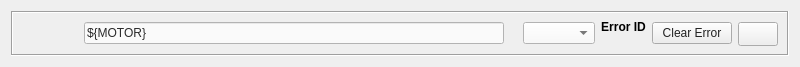
<?xml version="1.0" encoding="UTF-8"?>
<ui version="4.0">
 <class>Form</class>
 <widget class="QWidget" name="Form">
  <property name="geometry">
   <rect>
    <x>0</x>
    <y>0</y>
    <width>800</width>
    <height>67</height>
   </rect>
  </property>
  <property name="sizePolicy">
   <sizepolicy hsizetype="Fixed" vsizetype="Fixed">
    <horstretch>0</horstretch>
    <verstretch>0</verstretch>
   </sizepolicy>
  </property>
  <property name="minimumSize">
   <size>
    <width>25</width>
    <height>25</height>
   </size>
  </property>
  <property name="windowTitle">
   <string>Motor State Mover</string>
  </property>
  <layout class="QVBoxLayout" name="verticalLayout">
   <item>
    <widget class="QFrame" name="frame">
     <property name="sizePolicy">
      <sizepolicy hsizetype="Fixed" vsizetype="Fixed">
       <horstretch>0</horstretch>
       <verstretch>0</verstretch>
      </sizepolicy>
     </property>
     <property name="maximumSize">
      <size>
       <width>800</width>
       <height>50</height>
      </size>
     </property>
     <property name="frameShape">
      <enum>QFrame::Box</enum>
     </property>
     <property name="frameShadow">
      <enum>QFrame::Sunken</enum>
     </property>
     <property name="lineWidth">
      <number>1</number>
     </property>
     <property name="midLineWidth">
      <number>0</number>
     </property>
     <layout class="QGridLayout" name="gridLayout">
      <item row="1" column="1">
       <layout class="QVBoxLayout" name="movingIndicatorLayout">
        <item>
         <widget class="PyDMByteIndicator" name="movingIndicator">
          <property name="minimumSize">
           <size>
            <width>25</width>
            <height>25</height>
           </size>
          </property>
          <property name="toolTip">
           <string>Shows motor motion state: stopped or moving.</string>
          </property>
          <property name="whatsThis">
           <string>Byte indicator that reflects motor movement state using BUSY_RBV.</string>
          </property>
          <property name="alarmSensitiveContent" stdset="0">
           <bool>false</bool>
          </property>
          <property name="alarmSensitiveBorder" stdset="0">
           <bool>true</bool>
          </property>
          <property name="channel" stdset="0">
           <string>ca://${MOTOR}:STATE:BUSY_RBV</string>
          </property>
          <property name="showLabels" stdset="0">
           <bool>false</bool>
          </property>
          <property name="bigEndian" stdset="0">
           <bool>false</bool>
          </property>
          <property name="circles" stdset="0">
           <bool>true</bool>
          </property>
          <property name="numBits" stdset="0">
           <number>1</number>
          </property>
          <property name="shift" stdset="0">
           <number>0</number>
          </property>
         </widget>
        </item>
       </layout>
      </item>
      <item row="1" column="3">
       <widget class="PyDMLabel" name="stateReadback">
        <property name="sizePolicy">
         <sizepolicy hsizetype="Fixed" vsizetype="Fixed">
          <horstretch>0</horstretch>
          <verstretch>0</verstretch>
         </sizepolicy>
        </property>
        <property name="maximumSize">
         <size>
          <width>150</width>
          <height>16777215</height>
         </size>
        </property>
        <property name="toolTip">
         <string>Current motor state readback.</string>
        </property>
        <property name="whatsThis">
         <string>This label displays the readback value for the selected state.</string>
        </property>
        <property name="styleSheet">
         <string>color: rgb(43, 43, 43);</string>
        </property>
        <property name="channel" stdset="0">
         <string>ca://${MOTOR}:STATE:GET_RBV</string>
        </property>
       </widget>
      </item>
      <item row="1" column="4">
       <widget class="PyDMEnumComboBox" name="stateSelector">
        <property name="toolTip">
         <string>Select the desired motor state.</string>
        </property>
        <property name="whatsThis">
         <string>This dropdown writes the selected state to the setpoint PV.</string>
        </property>
        <property name="styleSheet">
         <string>color: rgb(43, 43, 43); background-color: rgb(250, 250, 250);</string>
        </property>
        <property name="channel" stdset="0">
         <string>ca://${MOTOR}:STATE:SET</string>
        </property>
       </widget>
      </item>
      <item row="1" column="5">
       <layout class="QVBoxLayout" name="errorLayout">
        <item>
         <widget class="QLabel" name="errorLabel">
          <property name="font">
           <font>
            <weight>75</weight>
            <bold>true</bold>
           </font>
          </property>
          <property name="text">
           <string>Error ID</string>
          </property>
          <property name="alignment">
           <set>Qt::AlignCenter</set>
          </property>
         </widget>
        </item>
        <item>
         <widget class="PyDMLabel" name="errorStatus">
          <property name="toolTip">
           <string>Readback of the current error ID.</string>
          </property>
          <property name="whatsThis">
           <string>Shows the current motor error identifier.</string>
          </property>
          <property name="styleSheet">
           <string>color: rgb(43, 43, 43);</string>
          </property>
          <property name="alignment">
           <set>Qt::AlignCenter</set>
          </property>
          <property name="channel" stdset="0">
           <string>ca://${MOTOR}:STATE:ERRID_RBV</string>
          </property>
         </widget>
        </item>
       </layout>
      </item>
      <item row="1" column="0">
       <layout class="QVBoxLayout" name="statusIndicatorLayout">
        <item>
         <widget class="PyDMByteIndicator" name="statusIndicator">
          <property name="minimumSize">
           <size>
            <width>25</width>
            <height>25</height>
           </size>
          </property>
          <property name="toolTip">
           <string>Green when all group status PVs are OK; red if any are true.</string>
          </property>
          <property name="whatsThis">
           <string>Combined status indicator for the motor state group.</string>
          </property>
          <property name="alarmSensitiveContent" stdset="0">
           <bool>false</bool>
          </property>
          <property name="alarmSensitiveBorder" stdset="0">
           <bool>true</bool>
          </property>
          <property name="channel" stdset="0">
           <string>ca://${MOTOR}:STATE:STATUS</string>
          </property>
          <property name="showLabels" stdset="0">
           <bool>false</bool>
          </property>
          <property name="bigEndian" stdset="0">
           <bool>false</bool>
          </property>
          <property name="circles" stdset="0">
           <bool>true</bool>
          </property>
          <property name="numBits" stdset="0">
           <number>1</number>
          </property>
          <property name="shift" stdset="0">
           <number>0</number>
          </property>
         </widget>
        </item>
       </layout>
      </item>
      <item row="1" column="2">
       <widget class="PyDMLineEdit" name="deviceLabel">
        <property name="toolTip">
         <string>Edit the device label directly. Defaults from the base PV name.</string>
        </property>
        <property name="whatsThis">
         <string>This editable field displays the device label from the base PV name and allows direct editing in the screen.</string>
        </property>
        <property name="styleSheet">
         <string>color: rgb(43, 43, 43); background-color: rgb(250, 250, 250);</string>
        </property>
        <property name="text">
         <string>${MOTOR}</string>
        </property>
        <property name="readOnly">
         <bool>false</bool>
        </property>
        <property name="channel" stdset="0">
         <string>ca://${MOTOR}:DEVICE_LABEL</string>
        </property>
       </widget>
      </item>
      <item row="1" column="6">
       <widget class="PyDMPushButton" name="clearErrorButton">
        <property name="sizePolicy">
         <sizepolicy hsizetype="Fixed" vsizetype="Fixed">
          <horstretch>0</horstretch>
          <verstretch>0</verstretch>
         </sizepolicy>
        </property>
        <property name="maximumSize">
         <size>
          <width>16777215</width>
          <height>22</height>
         </size>
        </property>
        <property name="toolTip">
         <string>Clear the current motor error.</string>
        </property>
        <property name="whatsThis">
         <string>Writes a reset value to clear the motor error state.</string>
        </property>
        <property name="styleSheet">
         <string>color: rgb(34, 34, 34); background-color: rgb(238, 238, 238);</string>
        </property>
        <property name="text">
         <string>Clear Error</string>
        </property>
        <property name="channel" stdset="0">
         <string>ca://${MOTOR}:STATE:RESET</string>
        </property>
        <property name="pressValue" stdset="0">
         <string>1</string>
        </property>
       </widget>
      </item>
      <item row="1" column="8">
       <widget class="PyDMShellCommand" name="expertScreenButton">
        <property name="sizePolicy">
         <sizepolicy hsizetype="Fixed" vsizetype="Fixed">
          <horstretch>0</horstretch>
          <verstretch>0</verstretch>
         </sizepolicy>
        </property>
        <property name="minimumSize">
         <size>
          <width>36</width>
          <height>28</height>
         </size>
        </property>
        <property name="maximumSize">
         <size>
          <width>16777215</width>
          <height>28</height>
         </size>
        </property>
        <property name="font">
         <font>
          <stylestrategy>PreferDefault</stylestrategy>
         </font>
        </property>
        <property name="toolTip">
         <string>Open the expert screen.</string>
        </property>
        <property name="whatsThis">
         <string>Expert screen button uses a shell command widget and shows the gear icon.</string>
        </property>
        <property name="layoutDirection">
         <enum>Qt::LeftToRight</enum>
        </property>
        <property name="styleSheet">
         <string>min-width: 30px; min-height: 22px; max-height: 22px;</string>
        </property>
        <property name="text">
         <string/>
        </property>
       </widget>
      </item>
     </layout>
    </widget>
   </item>
  </layout>
 </widget>
 <customwidgets>
  <customwidget>
   <class>PyDMLabel</class>
   <extends>QLabel</extends>
   <header>pydm.widgets.label</header>
  </customwidget>
  <customwidget>
   <class>PyDMByteIndicator</class>
   <extends>QWidget</extends>
   <header>pydm.widgets.byte</header>
  </customwidget>
  <customwidget>
   <class>PyDMEnumComboBox</class>
   <extends>QComboBox</extends>
   <header>pydm.widgets.enum_combo_box</header>
  </customwidget>
  <customwidget>
   <class>PyDMLineEdit</class>
   <extends>QLineEdit</extends>
   <header>pydm.widgets.line_edit</header>
  </customwidget>
  <customwidget>
   <class>PyDMPushButton</class>
   <extends>QPushButton</extends>
   <header>pydm.widgets.pushbutton</header>
  </customwidget>
  <customwidget>
   <class>PyDMShellCommand</class>
   <extends>QPushButton</extends>
   <header>pydm.widgets.shell_command</header>
  </customwidget>
 </customwidgets>
 <resources/>
 <connections/>
</ui>
